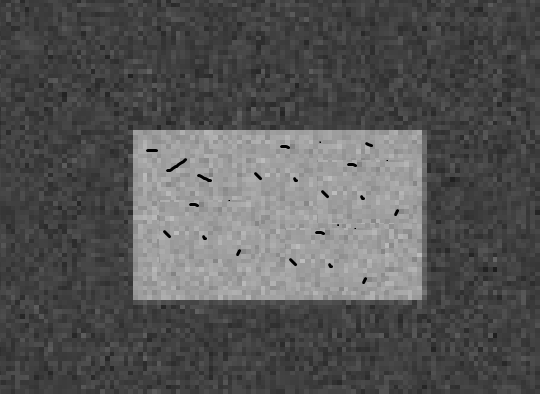
#> input picture opencv_some/noisy.png, 540 x 394 px
$ python threshold_iamge.py
#> lines starting #> are read from the running program, lines starting #| are printed output that depends on the picture; after the words box and inside, x2 and y2 are one past the last pixel; in counts of white or black regions, pixels touching at a corner belong together
import cv2
import numpy as np
from matplotlib import pyplot as plt

img = cv2.imread('noisy.png',0)
#> img is the input picture: shape (394, 540); min 0, max 188, mean 85.8
ret, thresh1 = cv2.threshold(img,127,255,cv2.THRESH_BINARY)
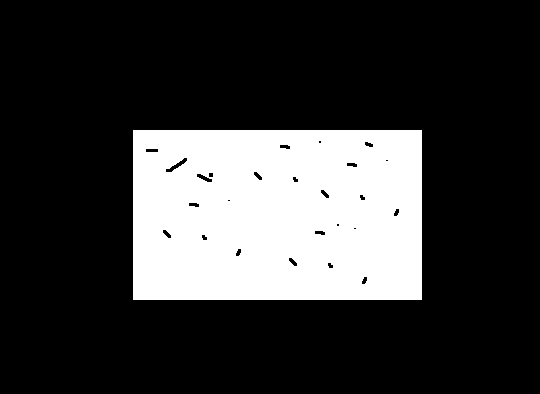
#> thresh1: shape (394, 540); 22.8% white; 1 white region, box (x1, y1, x2, y2) and area: (133, 130, 422, 300) 48481
ret, thresh2 = cv2.threshold(img,127,255,cv2.THRESH_BINARY_INV)
ret, thresh3 = cv2.threshold(img,127,255,cv2.THRESH_TRUNC)
ret, thresh4 = cv2.threshold(img,127,255,cv2.THRESH_TOZERO)
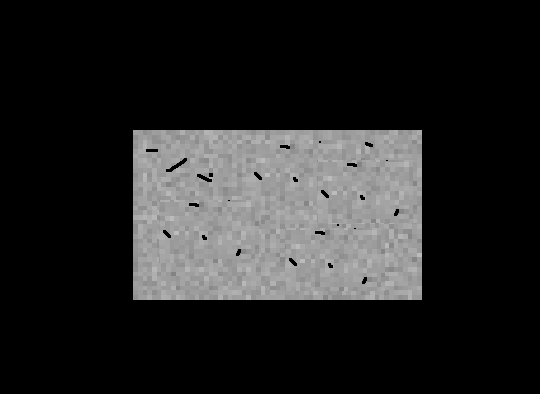
#> thresh4: shape (394, 540); min 0, max 188, mean 36.3
ret, thresh5 = cv2.threshold(img,127,255,cv2.THRESH_TOZERO_INV)
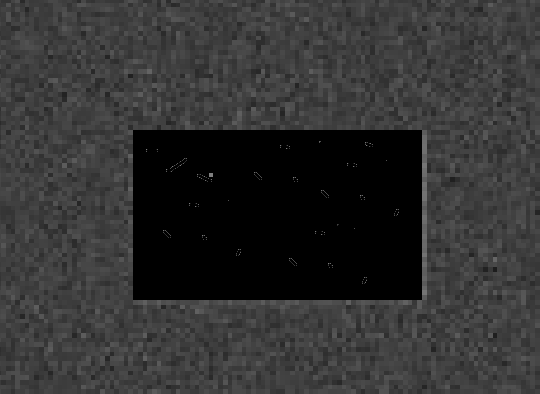
#> thresh5: shape (394, 540); min 0, max 127, mean 49.5

titles = ['Original Image','BINARY','BINARY_INV','TRUNC','TOZERO','TOZERO_INV']
images = [img, thresh1, thresh2, thresh3, thresh4, thresh5]

# Global
for i in range(6):
    plt.subplot(6,5,i+1)
    plt.imshow(images[i],'gray')
    plt.title(titles[i])
    plt.xticks([]),plt.yticks([])


# Block
img = img
# 中值滤波
img = cv2.medianBlur(img, 5)
#11 为 Block size, 2 为 C 值
th1 = thresh1
#th2 = cv2.adaptiveThreshold(img,255,cv2.ADAPTIVE_THRESH_MEAN_C, cv2.THRESH_BINARY,11,2)
#th3 = cv2.adaptiveThreshold(img,255,cv2.ADAPTIVE_THRESH_GAUSSIAN_C, cv2.THRESH_BINARY,11,2)

th2 = cv2.adaptiveThreshold(img,255,cv2.ADAPTIVE_THRESH_MEAN_C, cv2.THRESH_BINARY,15,2)
#> th2: shape (394, 540); 60.2% white; 361 black regions (172 under 20 px), largest, box (x1, y1, x2, y2) and area: (0, 0, 540, 394) 46459, (417, 177, 540, 394) 5070, (334, 219, 417, 295) 1692
th3 = cv2.adaptiveThreshold(img,255,cv2.ADAPTIVE_THRESH_GAUSSIAN_C, cv2.THRESH_BINARY,15,2)
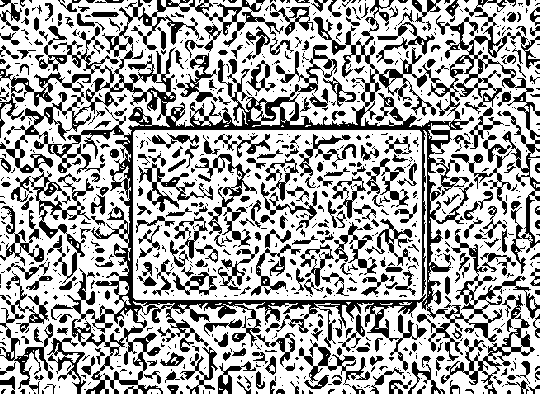
#> th3: shape (394, 540); 65.3% white; 889 black regions (594 under 20 px), largest, box (x1, y1, x2, y2) and area: (0, 0, 540, 394) 35453, (441, 294, 535, 394) 1536, (0, 271, 53, 394) 1486

titles = ['Original Image', 'Global Thresholding\n(v = 127)', 'Adaptive Mean\nThresholding', 'Adaptive Gaussian\nThresholding']
images = [img, th1, th2, th3]

for i in range(4):
    plt.subplot(6,5,6+i+1+4)
    plt.imshow(images[i],'gray')
    plt.title(titles[i])
    plt.xticks([]),plt.yticks([])


# Otsu’s
img = img
# global thresholding
ret1,th1 = cv2.threshold(img,127,255,cv2.THRESH_BINARY)
#> th1: shape (394, 540); 22.9% white; 1 white region, box (x1, y1, x2, y2) and area: (133, 130, 422, 300) 48671

# Otsu's thresholding
ret2,th2 = cv2.threshold(img,0,255,cv2.THRESH_BINARY+cv2.THRESH_OTSU)
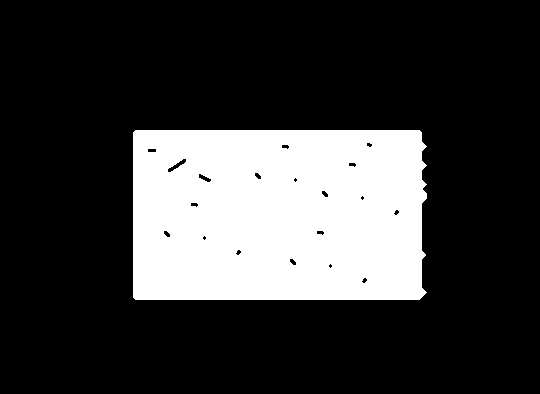
#> th2: shape (394, 540); 23% white; 1 white region, box (x1, y1, x2, y2) and area: (133, 130, 427, 300) 48872
#> ret2 = 111

# Otsu's thresholding after Gaussian filtering
#（5,5）为高斯核的大小，0 为标准差
blur = cv2.GaussianBlur(img,(5,5),0)

# 阈值一定要设为 0！
ret3,th3 = cv2.threshold(blur,0,255,cv2.THRESH_BINARY+cv2.THRESH_OTSU)
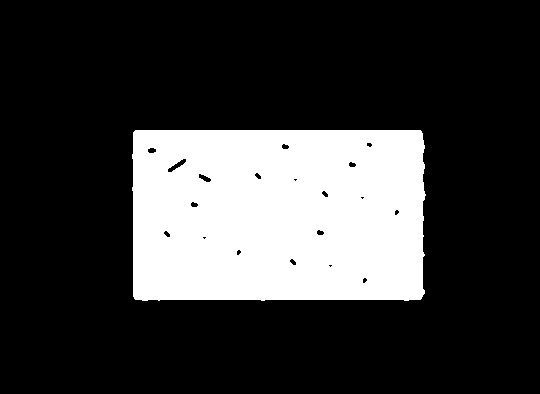
#> th3: shape (394, 540); 23% white; 1 white region, box (x1, y1, x2, y2) and area: (132, 130, 426, 301) 48957
#> ret3 = 111
# plot all the images and their histograms

images = [img, 0, th1, img, 0, th2, blur, 0, th3]
titles = ['Original Noisy Image','Histogram','Global Thresholding (v=127)', 'Original Noisy Image','Histogram',"Otsu's Thresholding", 'Gaussian filtered Image','Histogram',"Otsu's Thresholding"]
# 这里使用了 pyplot 中画直方图的方法，plt.hist, 要注意的是它的参数是一维数组
# 所以这里使用了（numpy）ravel 方法，将多维数组转换成一维，也可以使用 flatten 方法
#ndarray.flat 1-D iterator over an array.
#ndarray.flatten 1-D array copy of the elements of an array in row-major order.

for i in range(3):
    plt.subplot(6,5,i*3+1+15)
    plt.imshow(images[i*3],'gray')
    plt.title(titles[i*3])
    plt.xticks([]), plt.yticks([])

    plt.subplot(6,5,i*3+2+15)
    plt.hist(images[i*3].ravel(),256)
    plt.title(titles[i*3+1])
    plt.xticks([])
    plt.yticks([])

    plt.subplot(6,5,i*3+3+15)
    plt.imshow(images[i*3+2],'gray')
    plt.title(titles[i*3+2])
    plt.xticks([]), plt.yticks([])

plt.show()
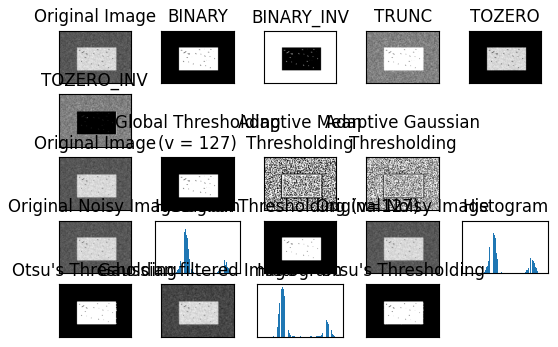
#> figure drawn by matplotlib, 19 panels
